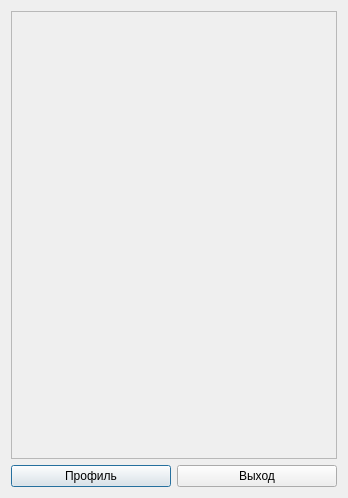
<?xml version="1.0" encoding="UTF-8"?>
<ui version="4.0">
 <class>SecondWindow</class>
 <widget class="QDialog" name="SecondWindow">
  <property name="geometry">
   <rect>
    <x>0</x>
    <y>0</y>
    <width>348</width>
    <height>498</height>
   </rect>
  </property>
  <property name="maximumSize">
   <size>
    <width>16777215</width>
    <height>16777215</height>
   </size>
  </property>
  <property name="windowTitle">
   <string>Лента</string>
  </property>
  <layout class="QVBoxLayout" name="verticalLayout">
   <item>
    <widget class="QScrollArea" name="scrollArea">
     <property name="widgetResizable">
      <bool>true</bool>
     </property>
     <widget class="QWidget" name="scrollAreaWidgetContents">
      <property name="geometry">
       <rect>
        <x>0</x>
        <y>0</y>
        <width>324</width>
        <height>440</height>
       </rect>
      </property>
      <layout class="QVBoxLayout" name="verticalLayout_5">
       <item>
        <layout class="QVBoxLayout" name="verticalLayout_2"/>
       </item>
      </layout>
     </widget>
    </widget>
   </item>
   <item>
    <layout class="QHBoxLayout" name="horizontalLayout">
     <item>
      <widget class="QPushButton" name="pushButton">
       <property name="text">
        <string>Профиль</string>
       </property>
      </widget>
     </item>
     <item>
      <widget class="QPushButton" name="pushButton_exit">
       <property name="text">
        <string>Выход</string>
       </property>
      </widget>
     </item>
    </layout>
   </item>
  </layout>
 </widget>
 <resources/>
 <connections/>
</ui>
